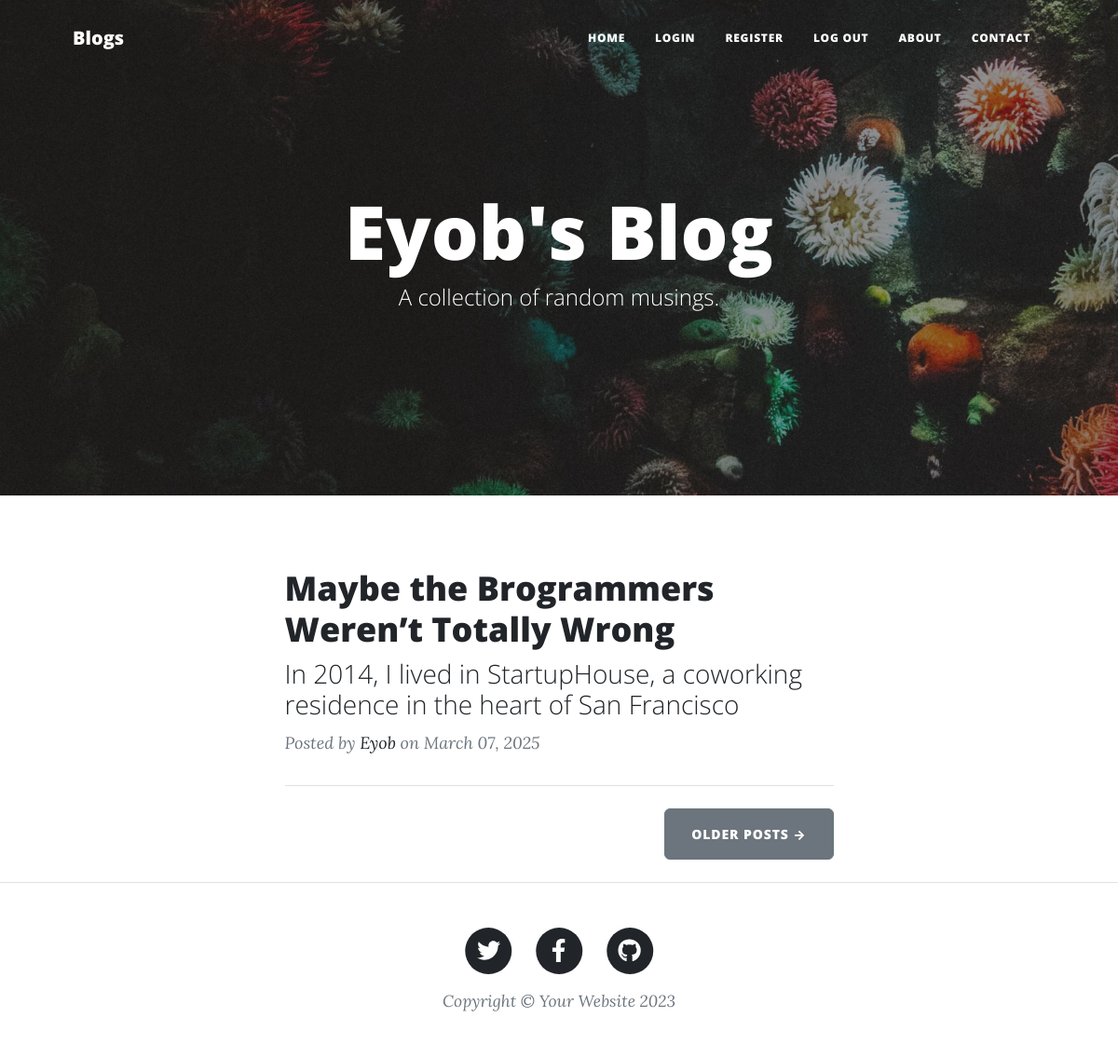
The page / on the database its author committed.
### main.py (models this page shows)
class BlogPost(db.Model):
    __tablename__ = "blog_posts"
    id: Mapped[int] = mapped_column(Integer, primary_key=True)
    author_id: Mapped[int] = mapped_column(Integer, db.ForeignKey("users.id", ondelete="CASCADE"))
    author = relationship(argument="User", back_populates="posts")
    title: Mapped[str] = mapped_column(String(250), unique=True, nullable=False)
    subtitle: Mapped[str] = mapped_column(String(250), nullable=False)
    date: Mapped[str] = mapped_column(String(250), nullable=False)
    body: Mapped[str] = mapped_column(Text, nullable=False)
    img_url: Mapped[str] = mapped_column(String(250), nullable=False)
    comments = relationship("Comment", back_populates="parent_post")

class User(UserMixin,db.Model):
    __tablename__ = 'users'
    id: Mapped[int] = mapped_column(Integer, primary_key=True)
    name: Mapped[str] = mapped_column(String(1000))
    email: Mapped[str] = mapped_column(String(100), unique=True)
    password: Mapped[str] = mapped_column(String(100))
    posts = relationship(argument="BlogPost", back_populates="author")
    comments = relationship("Comment", back_populates="comment_author")

### main.py (the view)
@app.route('/')
def get_all_posts():
    result = db.session.execute(db.select(BlogPost))
    posts = result.scalars().all()
    return render_template(template_name_or_list="index.html",
                           all_posts=posts,
                           logged_in=current_user.is_authenticated,
                           )

### templates/index.html (shortened to what this page needs)
{% include "header.html" %}
<header
        class="masthead"
        style="background-image: url('../static/assets/img/home-bg.jpg')"
>
  <div class="container position-relative px-4 px-lg-5">
    <div class="row gx-4 gx-lg-5 justify-content-center">
      <div class="col-md-10 col-lg-8 col-xl-7">
        <div class="site-heading">
          <h1>Eyob's Blog</h1>
          <span class="subheading">A collection of random musings.</span>
        </div>
      </div>
    </div>
  </div>
</header>
<div class="container px-4 px-lg-5">
  <div class="row gx-4 gx-lg-5 justify-content-center">
    <div class="col-md-10 col-lg-8 col-xl-7">
      {% for post in all_posts %}
      <div class="post-preview">
        <a href="{{ url_for('show_post', post_id=post.id) }}">
          <h2 class="post-title">{{ post.title }}</h2>
          <h3 class="post-subtitle">{{ post.subtitle }}</h3>
        </a>
        <p class="post-meta">
          Posted by
          <a href="#">{{post.author.name}}</a>
          on {{post.date}}
        </p>
      </div>
      <hr class="my-4" />
      {% endfor %}
      <div class="d-flex justify-content-end mb-4">
        <a class="btn btn-secondary text-uppercase" href="#!">Older Posts →</a>
      </div>
    </div>
  </div>
</div>
{% include "footer.html" %}

### rows shown on the page
BlogPost: title "Maybe the Brogrammers Weren’t Totally Wrong", subtitle "In 2014, I lived in StartupHouse, a coworking residence in the heart of San Francisco", author.name "Eyob", date "March 07, 2025"
